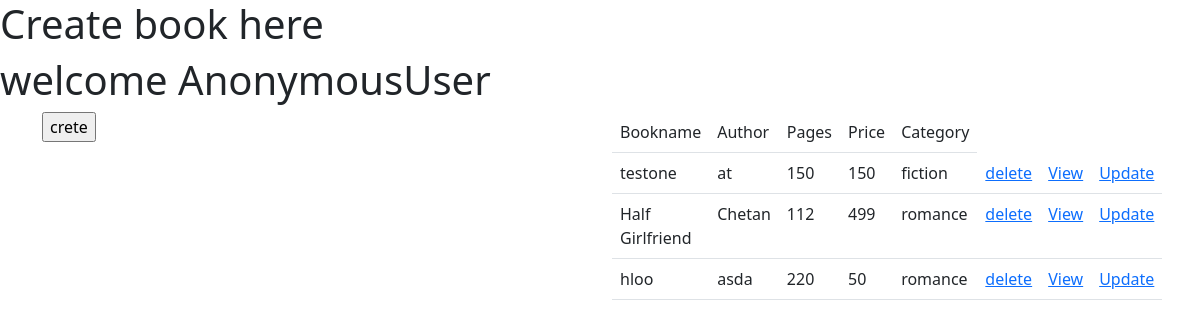
The page /book/clslist on the database its author committed.
### book/models.py (models this page shows, shortened)
class Book(models.Model):
    book_name=models.CharField(max_length=120,unique=True)
    author=models.CharField(max_length=120)
    price=models.IntegerField(default=50)
    pages=models.IntegerField()
    category=models.CharField(max_length=120)

### book/views.py (the view)
# urls.py: path("clslist",Books.as_view(),name="clslist"),
class Books(TemplateView):
    model = Book
    context={}
    template_name = "book/bookcreate.html"
    def get(self,request,*args,**kwargs):
        books=self.model.objects.all()
        self.context["object_list"]=books
        return render(request,self.template_name,self.context)

### book/templates/book/bookcreate.html (shortened to what this page needs)
<!DOCTYPE html>
<html lang="en">
<head>
<link href="https://cdn.jsdelivr.net/npm/bootstrap@5.0.0-beta3/dist/css/bootstrap.min.css" rel="stylesheet">
</head>
<body>
<h1>Create book here</h1>
<h1>welcome {{request.user}}</h1>
<div class="container">
    <div class="row">
        <div class="col-6">
        <form action="" method="POST">
    <input type="submit" value="crete">
</form></div>
    <div class="col-6">
        <table class="table table-stripped">
        <tr>
            <td>Bookname</td>
            <td>Author</td>
            <td>Pages</td>
            <td>Price</td>
            <td>Category</td></tr>
            {%for book in object_list%}
            <tr>
                <td>{{book.book_name}}</td>
                <td>{{book.author}}</td>
                <td>{{book.pages}}</td>
                <td>{{book.price}}</td>
                <td>{{book.category}}</td>
                <td><a href="{%url 'clsdelete' book.id %}">delete</a></td>
                <td><a href="{%url 'clsdetail' book.id %}">View</a></td>
                <td><a href="{%url 'clsupdate' book.pk %}">Update</a></td>
             </tr>
            {% endfor %}
    </table></div>
    </div></div>
</body>
</html>

### rows shown on the page
Book: book_name "testone", author "at", pages "150", price "150", category "fiction"
Book: book_name "Half Girlfriend", author "Chetan", pages "112", price "499", category "romance"
Book: book_name "hloo", author "asda", pages "220", price "50", category "romance"

### other values the page prints
{{ request.user }} "AnonymousUser"
